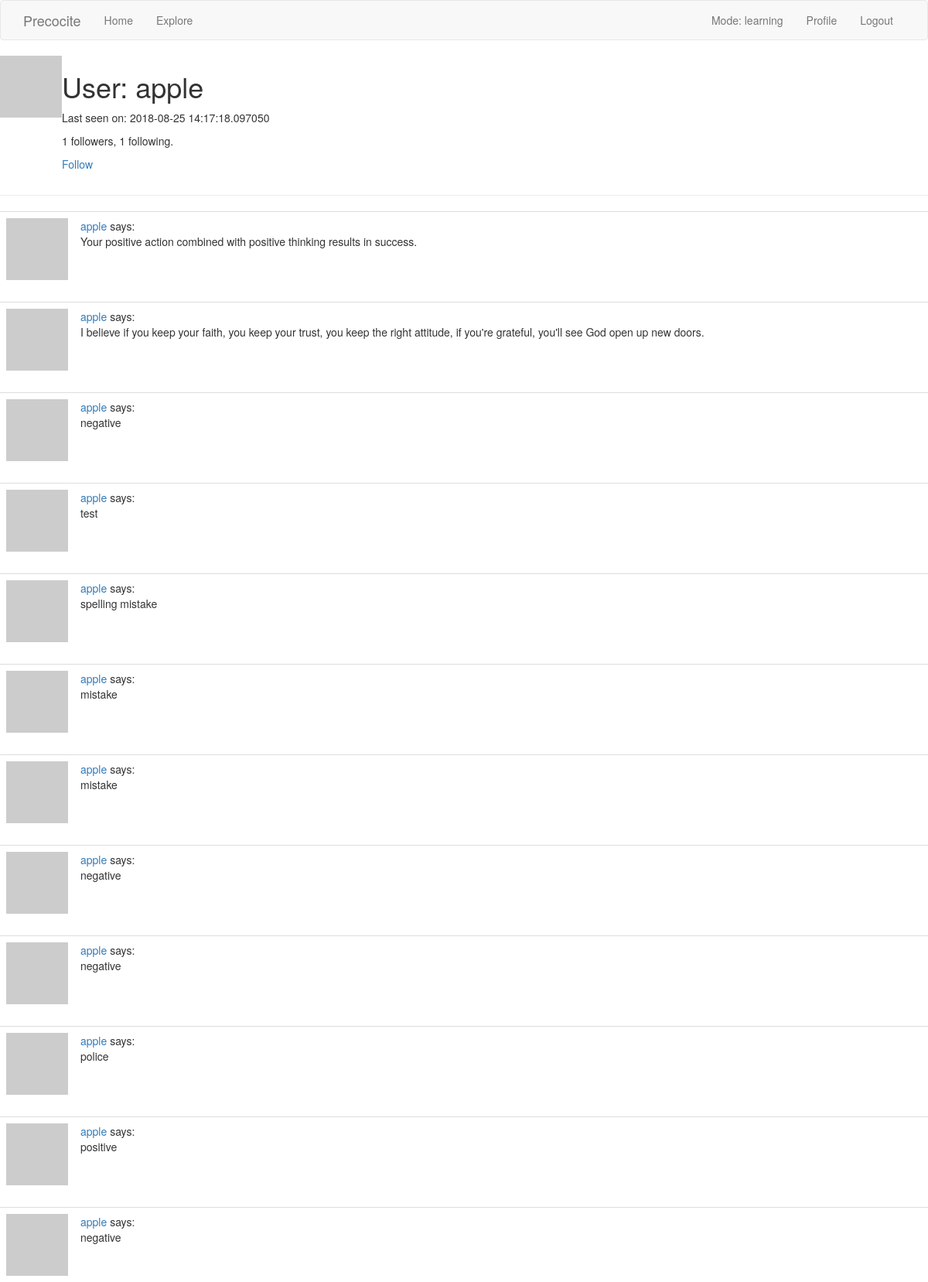
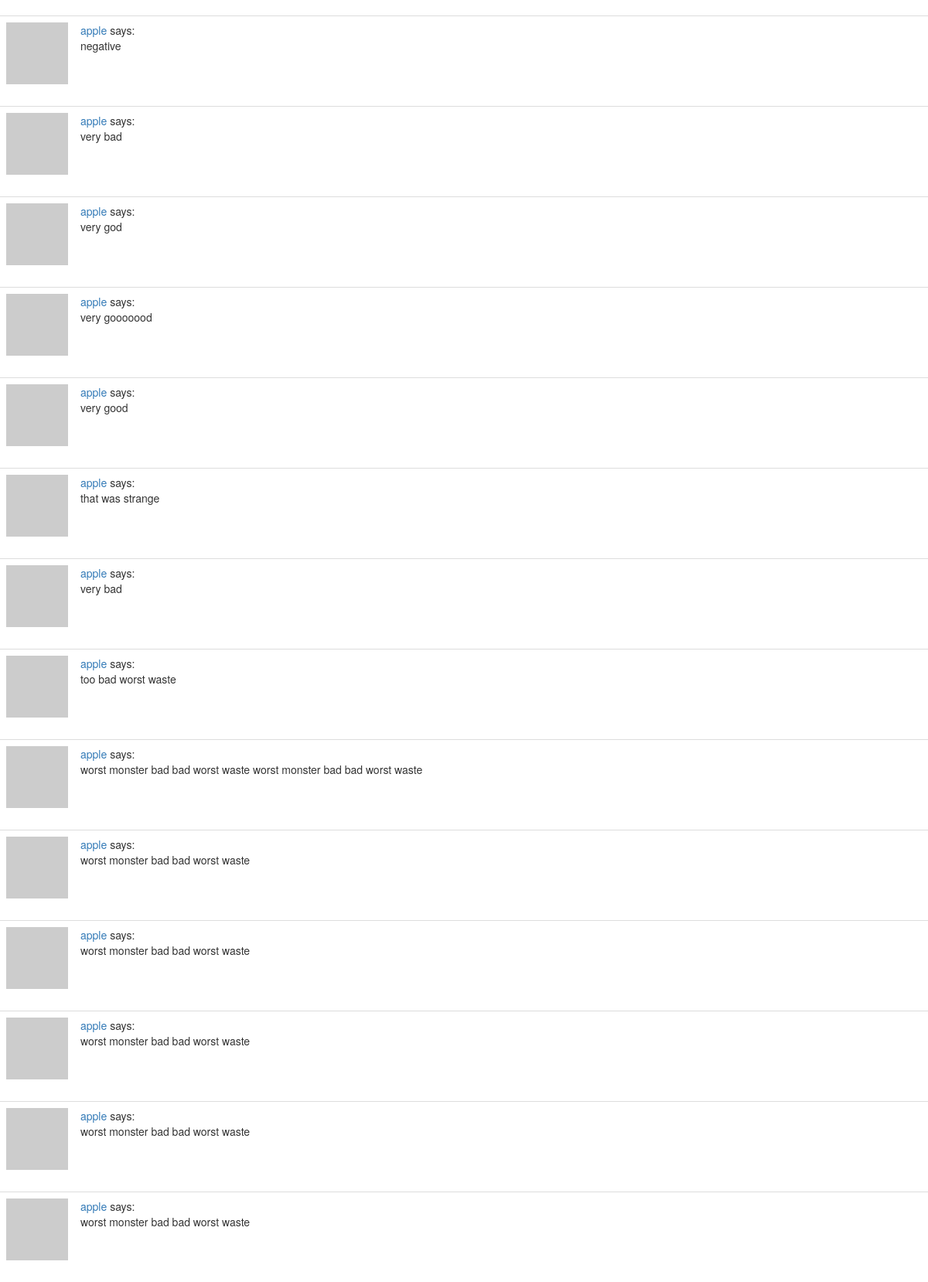
/user/apple (signed in), run on the app's committed database (2 pictures, top to bottom).
### app/models.py (models this page shows, shortened)
class User(UserMixin, db.Model):
    id = db.Column(db.Integer, primary_key=True)
    username = db.Column(db.String(64), index=True, unique=True)
    email = db.Column(db.String(120), index=True, unique=True)
    password_hash = db.Column(db.String(128))
    posts = db.relationship('Post', backref='author', lazy='dynamic')
    about_me = db.Column(db.String(140))
    last_seen = db.Column(db.DateTime, default=datetime.utcnow)
    current_mode = db.Column(db.String(64))
    current_polarity = db.Column(db.Float)
    def avatar(self, size):
        digest = md5(self.email.lower().encode('utf-8')).hexdigest()
        return 'https://www.gravatar.com/avatar/{}?d=identicon&s={}'.format(
            digest, size)
    followed = db.relationship(
        'User', secondary=followers,
        primaryjoin=(followers.c.follower_id == id),
        secondaryjoin=(followers.c.followed_id == id),
        backref=db.backref('followers', lazy='dynamic'), lazy='dynamic')
    def is_following(self, user):
        return self.followed.filter(
            followers.c.followed_id == user.id).count() > 0

class Post(db.Model):
    id = db.Column(db.Integer, primary_key=True)
    body = db.Column(db.String(140))
    timestamp = db.Column(db.DateTime, index=True, default=datetime.utcnow)
    user_id = db.Column(db.Integer, db.ForeignKey('user.id'))

### app/routes.py (the view)
@app.route('/user/<username>')
@login_required
def user(username):
    user = User.query.filter_by(username=username).first_or_404()
    posts = user.posts.all()
    return render_template('user.html',  user=user, posts=posts)

### app/models.py (called while the page is built)
@login.user_loader
def load_user(id):
    return User.query.get(int(id))

### app/routes.py (called while the page is built)
@app.before_request
def before_request():
    if current_user.is_authenticated:
        current_user.last_seen = datetime.utcnow()
        db.session.commit()

### app/templates/user.html (shortened to what this page needs)
{% extends "base.html" %}
{% block content %}
    <table>
        <tr valign="top">
            <td><img src="{{ user.avatar(128) }}"></td>
            <td>
                <h1>User: {{ user.username }}</h1>
                {% if user.last_seen %}<p>Last seen on: {{ user.last_seen }}</p>{% endif %}
                <p>{{ user.followers.count() }} followers, {{ user.followed.count() }} following.</p>
                {% if user == current_user %}
                <p><a href="{{ url_for('edit_profile') }}">Edit your profile</a></p>
                {% elif not current_user.is_following(user) %}
                <p><a href="{{ url_for('follow', username=user.username) }}">Follow</a></p>
                {% else %}
                <p><a href="{{ url_for('unfollow', username=user.username) }}">Unfollow</a></p>
                {% endif %}
            </td>
        </tr>
    </table>
    <hr>
    {% for post in posts %}
        {% include '_post.html' %}
    {% endfor %}
{% endblock %}

### app/templates/base.html (shortened to what this page needs)
{% extends 'bootstrap/base.html' %}
{% block navbar %}
    <nav class="navbar navbar-default">
        <div class="container">
            <div class="navbar-header">
                <a class="navbar-brand" href="{{ url_for('landing') }}">Precocite</a>
            </div>
            <div class="collapse navbar-collapse" id="bs-example-navbar-collapse-1">
                <ul class="nav navbar-nav">
                    <li><a href="{{ url_for('landing') }}">Home</a></li>
                    <li><a href="{{ url_for('explore') }}">Explore</a></li>
                </ul>
                <ul class="nav navbar-nav navbar-right">
                    {% if current_user.is_anonymous %}
                    <li><a href="{{ url_for('login') }}">Login</a></li>
                    {% else %}
                    <li><a class="navbar-nav"> Mode: {{ current_user.current_mode }}</a></li>
                    <li><a href="{{ url_for('user', username=current_user.username) }}">Profile</a></li>
                    <li><a href="{{ url_for('logout') }}">Logout</a></li>
                    {% endif %}
                </ul>
            </div>
        </div>
    </nav>
{% endblock %}

### app/templates/_post.html
    <table class="table table-hover">
        <tr>
            <td width="70px">
                <a href="{{ url_for('user', username=post.author.username) }}">
                    <img src="{{ post.author.avatar(70) }}" />
                </a>
            </td>
            <td>
                <a href="{{ url_for('user', username=post.author.username) }}">
                    {{ post.author.username }}
                </a>
                says:
                <br>
                {{ post.body }}
            </td>
        </tr>
    </table>

### data on the page
User: current_mode "learning"
User: username "apple", last_seen "2018-08-25 14:17:18.097050"
Post: author.username "apple", body "Your positive action combined with positive thinking results in success."
Post: author.username "apple", body "I believe if you keep your faith, you keep your trust, you keep the right attitude, if you're grateful, you'll see God open up new doors."
Post: author.username "apple", body "negative"
Post: author.username "apple", body "test"
Post: author.username "apple", body "spelling mistake"
Post: author.username "apple", body "mistake"
Post: author.username "apple", body "mistake"
Post: author.username "apple", body "negative"
Post: author.username "apple", body "negative"
Post: author.username "apple", body "police"
Post: author.username "apple", body "positive"
Post: author.username "apple", body "negative"
Post: author.username "apple", body "negative"
Post: author.username "apple", body "very bad"
Post: author.username "apple", body "very god"
Post: author.username "apple", body "very gooooood"
Post: author.username "apple", body "very good"
Post: author.username "apple", body "that was strange"
Post: author.username "apple", body "very bad"
Post: author.username "apple", body "too bad worst waste"
Post: author.username "apple", body "worst monster bad bad worst waste worst monster bad bad worst waste"
Post: author.username "apple", body "worst monster bad bad worst waste"
Post: author.username "apple", body "worst monster bad bad worst waste"
Post: author.username "apple", body "worst monster bad bad worst waste"
Post: author.username "apple", body "worst monster bad bad worst waste"
Post: author.username "apple", body "worst monster bad bad worst waste"

### other printed values
{{ user.followers.count() }} "1"
{{ user.followed.count() }} "1"
